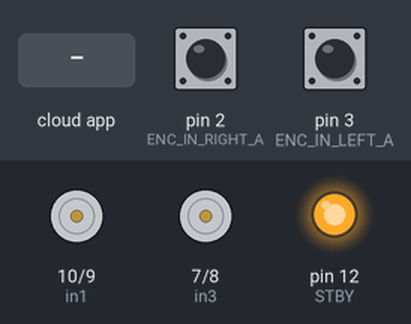
The sketch below on a simulated Arduino Uno, built with avr-gcc and run on an emulated ATmega328P. Parts: motor-driver pin pairs drawn as motors (green arrow = first pin HIGH = forward, orange = second pin HIGH = backward, longer = more drive, scaled by the enable pin, stopped while the standby pin is LOW), output pins drawn as LEDs (lit = HIGH). Inputs (shaded band) come from the test bench; at power-on: pin 2 (ENC_IN_RIGHT_A) HIGH, pin 3 (ENC_IN_LEFT_A) HIGH. The ROS host is connected and sends only what is stated.

Above: at 1.2 s.
1.3 s: the phone or cloud app sets linear.x to -100
2.8 s: the phone or cloud app sets duty_right to 45
At 3.1 s:
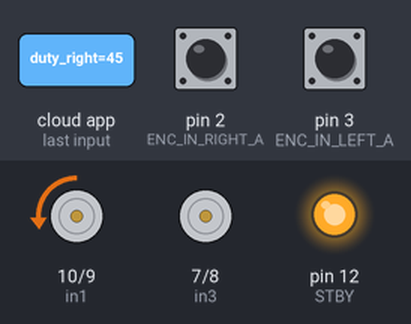
4.3 s: the phone or cloud app sets duty_left to 45
At 5.5 s:
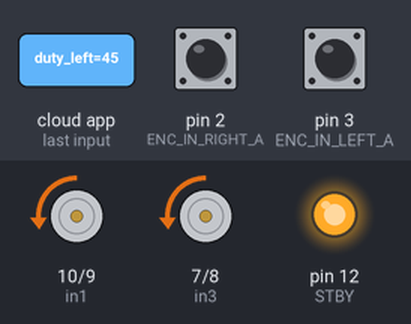
5.8 s: the phone or cloud app sets duty_right to 0
At 6.6 s:
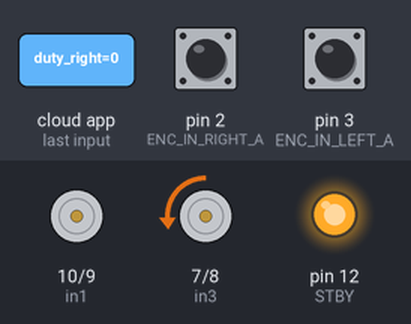
Timing chart, 0 to 8.3 s (numbered marks = the images above; inputs shaded):
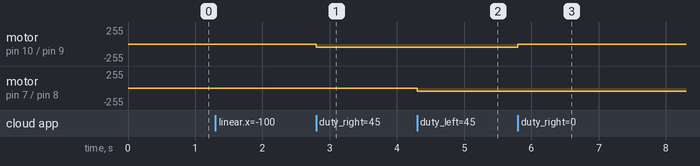

Measured:
- after the input at 2.8 s, motor on pin 10 (in1) / pin 9 (in2): stopped → backward 45/255 at once
- after the input at 4.3 s, motor on pin 7 (in3) / pin 8 (in4): stopped → backward 45/255 at once
- after the input at 5.8 s, motor on pin 10 (in1) / pin 9 (in2): backward 45/255 → stopped at once

The sketch:

13102023.ino
```cpp
/*
 * Author: Automatic Addison
 * Website: https://automaticaddison.com
 * Description: ROS node that publishes the accumulated ticks for each wheel
 * (/right_ticks and /left_ticks topics) at regular intervals using the
 * built-in encoder (forward = positive; reverse = negative).
 * The node also subscribes to linear & angular velocity commands published on
 * the /cmd_vel topic to drive the robot accordingly.
 * Reference: Practical Robotics in C++ book (ISBN-10 : 9389423465)
 */

#include <ros.h>
#include <std_msgs/Int16.h>
#include <geometry_msgs/Twist.h>

// Handles startup and shutdown of ROS
ros::NodeHandle nh;

////////////////// Tick Data Publishing Variables and Constants ///////////////

// Encoder output to Arduino Interrupt pin. Tracks the tick count.
#define ENC_IN_LEFT_A 3 //2
#define ENC_IN_RIGHT_A 2 //3

// Other encoder output to Arduino to keep track of wheel direction
// Tracks the direction of rotation.
#define ENC_IN_LEFT_B 5 //4
#define ENC_IN_RIGHT_B 4 //5

enum MOVE
{
  UPWARD,
  BACKWARD,
  TURN_LEFT,
  TURN_RIGHT,
  STOP
};

MOVE moving = STOP;
// True = Forward; False = Reverse
boolean Direction_left = true;
boolean Direction_right = true;

int duty_right_val = 0;
int duty_left_val = 0;

double linear = 0;
double ang = 0;
// Minumum and maximum values for 16-bit integers
// Range of 65,535
const int encoder_minimum = -32768;
const int encoder_maximum = 32767;

// Keep track of the number of wheel ticks
std_msgs::Int16 right_wheel_tick_count;
ros::Publisher rightPub("right_ticks", &right_wheel_tick_count);

std_msgs::Int16 left_wheel_tick_count;
ros::Publisher leftPub("left_ticks", &left_wheel_tick_count);

// Time interval for measurements in milliseconds
const int interval = 30;
long previousMillis = 0;
long currentMillis = 0;

////////////////// Motor Controller Variables and Constants ///////////////////

// Motor A connections Right
const int enA = 11; //11
const int in1 = 10; // 10
const int in2 = 9; //9

// Motor B connections Left
const int enB = 6; //6
const int in3 = 7; //8
const int in4 = 8; //7

const int STBY = 12;

/////////////////////// Tick Data Publishing Functions ////////////////////////

// Increment the number of ticks
void right_wheel_tick() {

  // Read the value for the encoder for the right wheel
  int val = digitalRead(ENC_IN_RIGHT_B);

  if (val == LOW) {
    Direction_right = false; // Reverse
  }
  else {
    Direction_right = true; // Forward
  }

  if (Direction_right) {

    if (right_wheel_tick_count.data == encoder_maximum) {
      right_wheel_tick_count.data = encoder_minimum;
    }
    else {
      right_wheel_tick_count.data++;
    }
  }
  else {
    if (right_wheel_tick_count.data == encoder_minimum) {
      right_wheel_tick_count.data = encoder_maximum;
    }
    else {
      right_wheel_tick_count.data--;
    }
  }
}

// Increment the number of ticks
void left_wheel_tick() {

  // Read the value for the encoder for the left wheel
  int val = digitalRead(ENC_IN_LEFT_B);

  if (val == LOW) {
    Direction_left = true; // Reverse
  }
  else {
    Direction_left = false; // Forward
  }

  if (Direction_left) {
    if (left_wheel_tick_count.data == encoder_maximum) {
      left_wheel_tick_count.data = encoder_minimum;
    }
    else {
      left_wheel_tick_count.data++;
    }
  }
  else {
    if (left_wheel_tick_count.data == encoder_minimum) {
      left_wheel_tick_count.data = encoder_maximum;
    }
    else {
      left_wheel_tick_count.data--;
    }
  }
}

/////////////////////// Motor Controller Functions ////////////////////////////
void duty_right_value(const std_msgs::Int16& duty) {
   int val = duty.data;
   if (val > 120)
   {
    val = 120;
   }
   else{}
   duty_right_val = val;
  // duty_right_val = 70;
   analogWrite(enA, duty_right_val);

}

void duty_left_value(const std_msgs::Int16& duty) {
   int val = duty.data;
   if (val > 120)
   {
    val = 120;
   }
   else{}
   duty_left_val = val;
  // duty_left_val = 70;
   analogWrite(enB, duty_left_val);
}

// Take the velocity command as input and calculate the PWM values.
void calc_pwm_values(const geometry_msgs::Twist& cmdVel) {
  linear = cmdVel.linear.x;
  ang = cmdVel.angular.z;

  double wheel_right = (2 * linear + ang * 0.215 ) / 2 ; //34* MIn 0.13 0.3
  double wheel_left = (2 * linear - ang* 0.215 ) / 2 ; //34*

  if (wheel_right > 0) {
    digitalWrite(in1, HIGH);
    digitalWrite(in2, LOW);
  }
  else if (wheel_right < 0) {
    digitalWrite(in1, LOW);
    digitalWrite(in2, HIGH);
  }
  else {
    digitalWrite(in1,HIGH);
    digitalWrite(in2, HIGH);
  }

  if (wheel_left > 0) {
    digitalWrite(in3, HIGH);
    digitalWrite(in4, LOW);
  }
  else if (wheel_left < 0) {
    digitalWrite(in3, LOW);
    digitalWrite(in4, HIGH);
  }
  else {
    digitalWrite(in3,HIGH);
    digitalWrite(in4, HIGH);
  }

}

void set_pwm_values() {

  analogWrite(enA, duty_right_val);
  analogWrite(enB, duty_left_val);
}

// Set up ROS subscriber to the velocity command
ros::Subscriber<geometry_msgs::Twist> subCmdVel("cmd_vel", &calc_pwm_values );
ros::Subscriber<std_msgs::Int16> duty_right("duty_right", &duty_right_value);
ros::Subscriber<std_msgs::Int16> duty_left ("duty_left", &duty_left_value);

void setup() {

  TCCR2B = TCCR2B & B11111000 | B00000011; // for PWM frequency of 980.39 Hz
 //TCCR1B = TCCR1B & B11111000 | B00000010;
  // Set pin states of the encoder
  pinMode(ENC_IN_LEFT_A , INPUT_PULLUP);
  pinMode(ENC_IN_LEFT_B , INPUT);
  pinMode(ENC_IN_RIGHT_A , INPUT_PULLUP);
  pinMode(ENC_IN_RIGHT_B , INPUT);

  // Every time the pin goes high, this is a tick
  attachInterrupt(digitalPinToInterrupt(ENC_IN_LEFT_A), left_wheel_tick, RISING);
  attachInterrupt(digitalPinToInterrupt(ENC_IN_RIGHT_A), right_wheel_tick, RISING);

  // Motor control pins are outputs
  pinMode(enA, OUTPUT);
  pinMode(enB, OUTPUT);
  pinMode(in1, OUTPUT);
  pinMode(in2, OUTPUT);
  pinMode(in3, OUTPUT);
  pinMode(in4, OUTPUT);

  pinMode(STBY, OUTPUT);


  // Turn off motors - Initial state
  digitalWrite(in1, LOW);
  digitalWrite(in2, LOW);
  digitalWrite(in3, LOW);
  digitalWrite(in4, LOW);

  digitalWrite(STBY, HIGH);


  // Set the motor speed
  analogWrite(enA, 0);
  analogWrite(enB, 0);

  // ROS Setup
  nh.getHardware()->setBaud(115200);
  nh.initNode();
  nh.advertise(rightPub);
  nh.advertise(leftPub);
  nh.subscribe(subCmdVel);
  nh.subscribe(duty_right);
  nh.subscribe(duty_left);
}

void loop() {

  nh.spinOnce();
  // Record the time
  currentMillis = millis();

  // If the time interval has passed, publish the number of ticks,
  // and calculate the velocities.
  if (currentMillis - previousMillis > interval) {

    previousMillis = currentMillis;

    // Publish tick counts to topics
    leftPub.publish( &left_wheel_tick_count );
    rightPub.publish( &right_wheel_tick_count );
  }

 // set_pwm_values();
}
```
